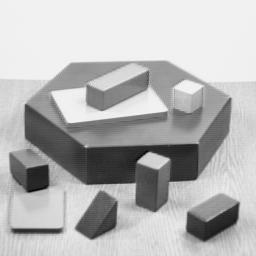
#> input picture OpenCV_Python_Tutorials/05. Feature Detection and Description/simple.jpg, 256 x 256 px
$ jupyter execute 06_FAST_Algorithm_for_Corner_Detection.ipynb
#> lines starting #> are read from the running program, lines starting #| are printed output that depends on the picture
### FAST Algorithm for Corner Detection
All the above feature detection methods are good in some way. But they are not fast enough to work in real-time applications like SLAM. There comes the FAST algorithm, which is really "FAST".

#### 목표
In this chapter,

* We will understand the basics of FAST algorithm
* We will find corners using OpenCV functionalities for FAST algorithm.

#### 이론
몇 가지 기능 감지기를 보았고 그 중 많은 것이 정말 좋습니다. 그러나 실시간 응용 관점에서 보면 충분히 빠르지 않습니다. 하나의 가장 좋은 예는 계산 자원이 제한적인 SLAM (Simultaneous Localization and Mapping) 모바일 로봇입니다.

이를 해결하기 위해 2006 년에 Edward Rosten과 Tom Drummond가 "고속 코너 감지를위한 기계 학습"이라는 논문에서 FAST (Accelerated Segment Test의 특징) 알고리즘을 제안했습니다 (나중에 개정 됨). 알고리즘의 기본 요약은 다음과 같습니다. 자세한 내용은 원본 용지를 참조하십시오 (모든 이미지는 원본 용지에서 가져옴).

##### Feature Detection using FAST

1. 관심 지점으로 식별 될 이미지에서 픽셀 \\(p를 선택합니다. 그 강도를 I_p\\)로 합시다.
2. 적절한 임계 값 \\(t\\)를 선택하십시오.
3. 테스트중인 픽셀 주위에 16 픽셀의 원을 생각해보십시오. (아래 이미지 참조)

4. 이제 \\(I_p + t보다 더 밝거나 I_p - t\\)보다 어두운 모든 원(16 픽셀)에 n연속 픽셀 세트가있는 경우 픽셀 p가 모퉁이입니다. (위 이미지에서 흰색 점선으로 표시). n은 12로 선택되었습니다.
5. 다수의 비 구석을 배제하기 위해 고속 테스트가 제안되었습니다. 이 테스트에서는 1, 9, 5 및 13의 네 픽셀 만 검사합니다 (처음 1과 9는 너무 밝거나 어두우면 테스트됩니다. 그렇다면 5와 13을 확인하십시오). p가 구석이라면 적어도 세 개는 모두 \\(I_p + t보다 밝거나 I_p-t\\)보다 어두워 야합니다. 두 경우 모두 해당하지 않으면 p가 구석이 될 수 없습니다. 그런 다음 원의 모든 픽셀을 검사하여 전체 세그먼트 테스트 기준을 전달 된 후보에 적용 할 수 있습니다. 이 검출기는 그 자체로 고성능을 나타내지 만 몇 가지 단점이 있습니다.

* 그것은 n <12에 대한 많은 후보자를 거부하지 않습니다.
* 픽셀의 선택은 질문의 순서 및 모서리 모양의 분포에 따라 효율이 달라 지므로 최적이 아닙니다.
* 고속 테스트 결과가 폐기됩니다.
* 여러 기능이 서로 인접하여 감지됩니다.

처음 3 점은 기계 학습 접근 방식으로 해결됩니다. 마지막 것은 최대가 아닌 억제를 사용하여 해결됩니다.

##### Machine Learning a Corner Detector
1. Select a set of images for training (preferably from the target application domain)
2. Run FAST algorithm in every images to find feature points.
3. For every feature point, store the 16 pixels around it as a vector. Do it for all the images to get feature vector P.
4. Each pixel (say x) in these 16 pixels can have one of the following three states:
~[](fast_eqns.jpg)
5. Depending on these states, the feature vector \\(P\\) is subdivided into 3 subsets, \\(P_d, P_s, P_b\\).
6. Define a new boolean variable, \\(K_p\\), which is true if \\(p\\) is a corner and false otherwise.
7. 진정한 클래스에 대한 지식을 위해 변수 \\(K_p\\)를 사용하여 각 하위 집합을 쿼리하려면 ID3 알고리즘 (의사 결정 트리 분류 자)을 사용하십시오. 후보 픽셀이 \\(K_p\\)의 엔트로피로 측정 된 구석인지 여부에 대한 대부분의 정보를 산출하는 \\(x\\)를 선택합니다.
8. This is recursively applied to all the subsets until its entropy is zero.
9. The decision tree so created is used for fast detection in other images.

##### Non-maximal Suppression
인접한 장소에서 여러 관심 지점을 감지하는 것도 또 다른 문제입니다. 비 최대 억제를 사용하여 해결됩니다.

1. 검출 된 모든 특징점에 대해 스코어 함수 \\(V\\)를 계산합니다. \\(V는 p\\)와 주변 픽셀 값의 절대 차이의 합입니다.
2. 두 개의 인접한 키포인트를 고려하고 \\(V\\) 값을 계산하십시오.
3. \\(V\\) 값이 낮은 것을 폐기하십시오.

##### Summary
It is several times faster than other existing corner detectors.

But it is not robust to high levels of noise. It is dependent on a threshold.

#### FAST Feature Detector in OpenCV
그것은 OpenCV의 다른 어떤 특징 검출기라고 불립니다. 원하는 경우 임계 값, 적용 할 최대가 아닌 억제 여부, 사용할 인접 영역 등을 지정할 수 있습니다.

이웃에 대해 세 개의 플래그가 정의됩니다 (cv.FAST_FEATURE_DETECTOR_TYPE_5_8, cv.FAST_FEATURE_DETECTOR_TYPE_7_12 및 cv.FAST_FEATURE_DETECTOR_TYPE_9_16). 다음은 FAST 피쳐 포인트를 감지하고 그려내는 방법에 대한 간단한 코드입니다.

[cell 1]
import numpy as np
import cv2 as cv
from matplotlib import pyplot as plt

img = cv.imread('simple.jpg',0)
#> img is the input picture: shape (256, 256); min 0, max 252, mean 182.8

# Initiate FAST object with default values
fast = cv.FastFeatureDetector_create()

# find and draw the keypoints
kp   = fast.detect(img, None)
#> kp = 431 keypoints; strongest (x, y, size): (139, 162, 7), (86, 146, 7), (168, 159, 7), (47, 165, 7)
img2 = cv.drawKeypoints(img, kp, None, color=(255, 0, 0))
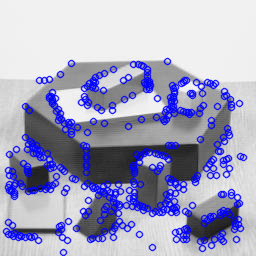
#> img2: shape (256, 256, 3); mean of channels 0, 1, 2 194.8, 164.3, 164.3; drawn as B, G, R

# Print all default params
print( "Threshold: {}".format(fast.getThreshold()) )
print( "nonmaxSuppression:{}".format(fast.getNonmaxSuppression()) )
print( "neighborhood: {}".format(fast.getType()) )
print( "Total Keypoints with nonmaxSuppression: {}".format(len(kp)) )
#| Total Keypoints with nonmaxSuppression: 431
cv.imwrite('fast_true.png',img2)

# Disable nonmaxSuppression
fast.setNonmaxSuppression(0)
kp = fast.detect(img, None)
#> kp = 1575 keypoints; strongest (x, y, size): (167, 61, 7), (70, 62, 7), (71, 62, 7), (70, 63, 7)
print( "Total Keypoints without nonmaxSuppression: {}".format(len(kp)) )
#| Total Keypoints without nonmaxSuppression: 1575
img3 = cv.drawKeypoints(img, kp, None, color=(0,0,255))
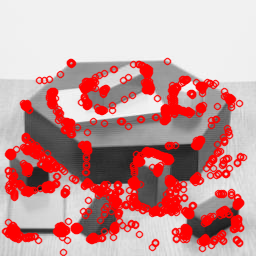
#> img3: shape (256, 256, 3); mean of channels 0, 1, 2 153.5, 153.5, 202; drawn as B, G, R
cv.imwrite('fast_false.png',img3)

plt.subplot(121), plt.imshow(img2)
plt.subplot(122), plt.imshow(img3)
plt.show()
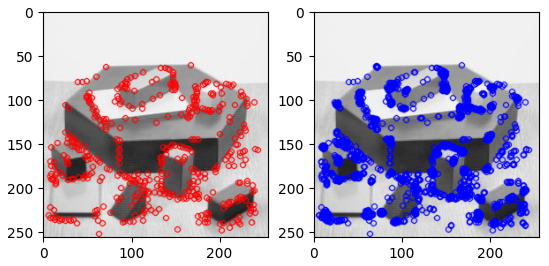
#> figure drawn by matplotlib, 2 panels
